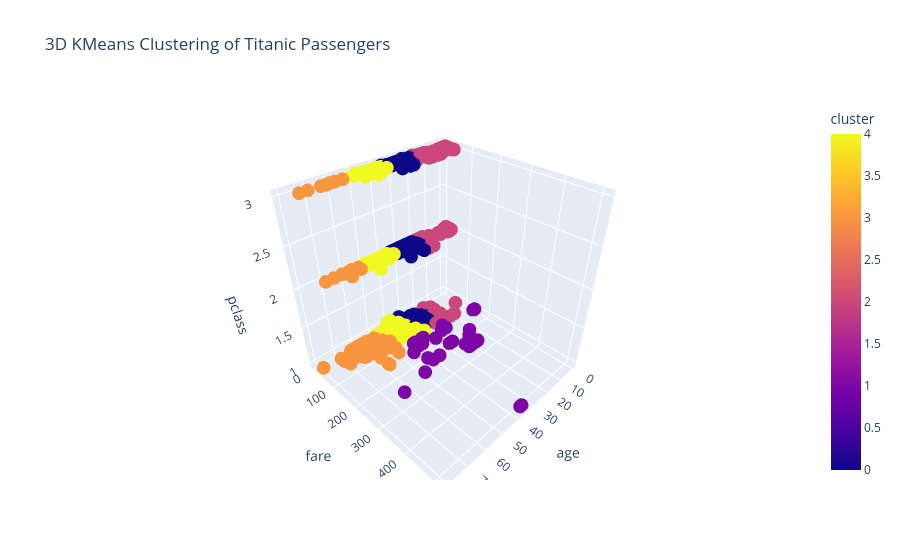

The notebook cell this image was saved under:
### Code cell
import plotly.express as px
fig = px.scatter_3d(df, x='age', y='fare', z='pclass', color='cluster', title='3D KMeans Clustering of Titanic Passengers')
fig.show()

### Figure 1 — Plotly figure (JSON) as saved in the notebook; plotly's stock layout.template omitted (floating-point values rounded to 4 significant figures; data arrays with more than 128 entries replaced by an {"elided": "..."} marker saying what was removed)
{"data": [{"hovertemplate": "age=%{x}<br>fare=%{y}<br>pclass=%{z}<br>cluster=%{marker.color}<extra></extra>", "legendgroup": "", "marker": {"color": {"elided": "891 int values"}, "coloraxis": "coloraxis", "symbol": "circle"}, "mode": "markers", "name": "", "scene": "scene", "showlegend": false, "type": "scatter3d", "x": {"elided": "891 float values"}, "y": {"elided": "891 float values"}, "z": {"elided": "891 int values"}}], "layout": {"coloraxis": {"colorbar": {"title": {"text": "cluster"}}, "colorscale": [[0, "#0d0887"], [0.1111, "#46039f"], [0.2222, "#7201a8"], [0.3333, "#9c179e"], [0.4444, "#bd3786"], [0.5556, "#d8576b"], [0.6667, "#ed7953"], [0.7778, "#fb9f3a"], [0.8889, "#fdca26"], [1, "#f0f921"]]}, "legend": {"tracegroupgap": 0}, "scene": {"domain": {"x": [0, 1], "y": [0, 1]}, "xaxis": {"title": {"text": "age"}}, "yaxis": {"title": {"text": "fare"}}, "zaxis": {"title": {"text": "pclass"}}}, "title": {"text": "3D KMeans Clustering of Titanic Passengers"}}}
